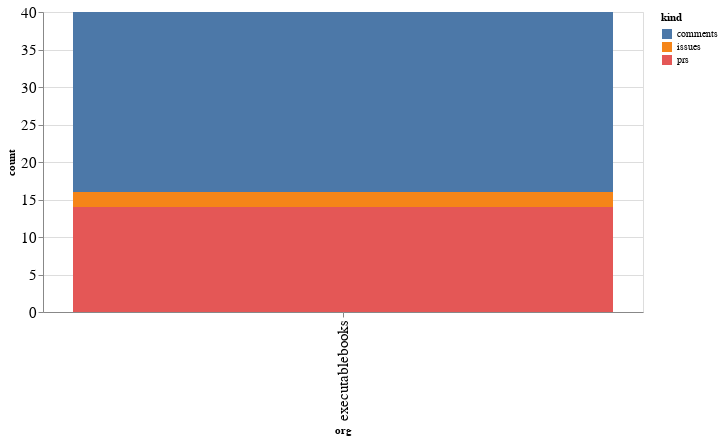

This figure's notebook cell:
### Code cell
alt.Chart(org_summaries, width=600).mark_bar().encode(
    x='org',
    y='count',
    color='kind',
    tooltip="org"
)

### Figure 1 — Vega-Lite specification as saved in the notebook (floating-point values rounded to 4 significant figures)
{"config": {"axisLeft": {"labelFontSize": 15}, "axisBottom": {"labelFontSize": 15}}, "data": {"name": "data-78b8451e6ef451c75300f9554ada7124"}, "mark": "bar", "encoding": {"color": {"type": "nominal", "field": "kind"}, "tooltip": {"type": "nominal", "field": "org"}, "x": {"type": "nominal", "field": "org"}, "y": {"type": "quantitative", "field": "count"}}, "width": 600, "$schema": "https://vega.github.io/schema/vega-lite/v4.8.1.json", "datasets": {"data-78b8451e6ef451c75300f9554ada7124": [{"org": "executablebooks", "kind": "comments", "count": 24}, {"org": "executablebooks", "kind": "issues", "count": 2}, {"org": "executablebooks", "kind": "prs", "count": 14}]}}
